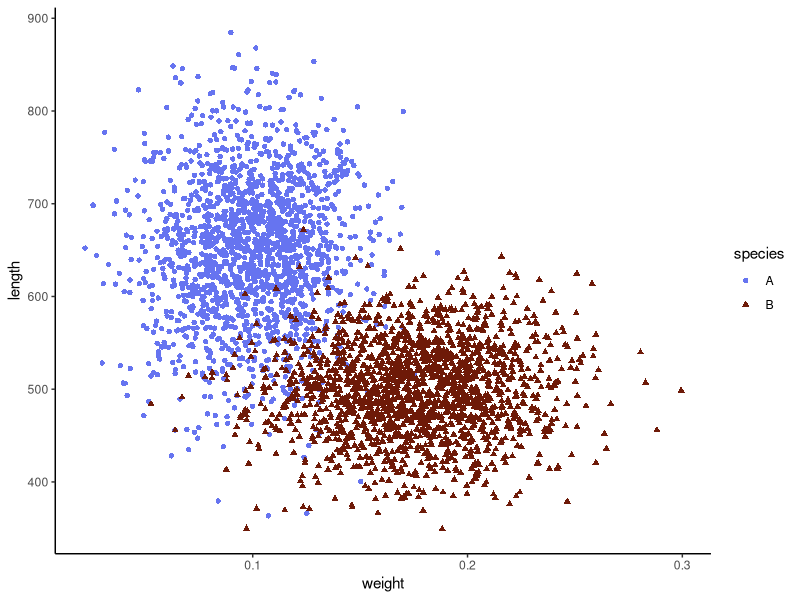
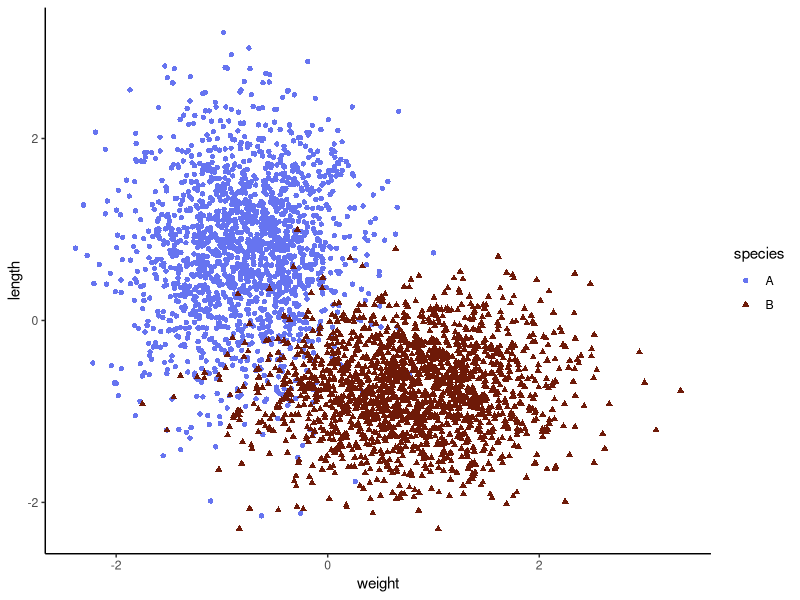

Recreate these plots in R, in order.
## ---- chunk 1
library(e1071)
library(ggplot2)
library(scales)
library(caret)
library(caTools)

set.seed(285)
## ---- chunk 2

number_data <- 5000

split <- 0.5


#Code to generate our data.

df <- data.frame(species = factor(c(rep("A", number_data*split), rep("B", number_data*(1-split)))))

df$length <- c(rnorm(number_data*split, 650, 75), rnorm(number_data*(1-split), 500, 50))

df$weight <- c(rnorm(number_data*split, 0.1, 0.025), rnorm(number_data*(1-split), 0.175, 0.035))

# Note that this could be editted for differing dataset, though there is no need to worry about these numbers for this example.

## ---- chunk 3

split_determined  <- sample.split(df$species, SplitRatio = 0.7)
df.train <- df[split_determined,]
df.test  <- df[!split_determined,]
## ---- chunk 4
ggplot(df.train, aes(x=weight, y=length, shape=species, color=species)) +
  geom_point() + theme_classic() +
  scale_color_manual(values = c("#6674f0", "#6e1a08"))

## ---- chunk 5

#determine our rescaling based on the train dataset.
train_scaling <- preProcess(df.train, method=c("scale", "center"))

#rescale the train dataset
df.train <- predict(train_scaling, df.train)

#rescale the test dataset
df.test  <- predict(train_scaling, df.test)
## ---- chunk 6
ggplot(df.train, aes(x=weight, y=length, shape=species, color=species)) +
  geom_point() + theme_classic() +
  scale_color_manual(values = c("#6674f0", "#6e1a08"))


## ---- chunk 7
svm_trained  <- tune.svm(species ~ ., #determine species from weight and length data
                       data=df.train, #using the df.train dataset
                       tunecontrol = tune.control(cross=10), # use k-fold cross validation with k=10
                       cost=2^c(seq(-4, 6, by=0.5))) #select our range of cost values

summary(svm_trained) #show the summary of our svm training

## ---- chunk 8

final_svm_model  <- svm_trained$best.model

## ---- chunk 9
svm_trained
## ---- chunk 10
pred=predict(final_svm_model, df.test)

cm <- caret::confusionMatrix(pred, df.test$species) 
#this uses the confusionMatrix function from the caret package
cm

## ---- chunk 11

cm$table

## ---- chunk 12

cm$overall

## ---- chunk 13

cm$byClass
